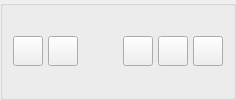
                   <widget class="QGroupBox" name="groupBox_file">
                    <property name="styleSheet">
                     <string notr="true">#groupBox_file{
border:none;
border-top:1px solid #bababa;
}
</string>
                    </property>
                    <property name="title">
                     <string/>
                    </property>
                    <layout class="QHBoxLayout" name="horizontalLayout_20">
                     <property name="spacing">
                      <number>5</number>
                     </property>
                     <property name="leftMargin">
                      <number>10</number>
                     </property>
                     <property name="topMargin">
                      <number>0</number>
                     </property>
                     <property name="rightMargin">
                      <number>10</number>
                     </property>
                     <property name="bottomMargin">
                      <number>0</number>
                     </property>
                     <item>
                      <widget class="QPushButton" name="newButton">
                       <property name="minimumSize">
                        <size>
                         <width>0</width>
                         <height>30</height>
                        </size>
                       </property>
                       <property name="maximumSize">
                        <size>
                         <width>30</width>
                         <height>16777215</height>
                        </size>
                       </property>
                       <property name="toolTip">
                        <string>新建</string>
                       </property>
                       <property name="text">
                        <string/>
                       </property>
                       <property name="icon">
                        <iconset resource="../UIqrc.qrc">
                         <normaloff>:/report/icon/new-folder (2).png</normaloff>:/report/icon/new-folder (2).png</iconset>
                       </property>
                       <property name="shortcut">
                        <string>Ctrl+N</string>
                       </property>
                      </widget>
                     </item>
                     <item>
                      <widget class="QPushButton" name="openButton">
                       <property name="minimumSize">
                        <size>
                         <width>0</width>
                         <height>30</height>
                        </size>
                       </property>
                       <property name="maximumSize">
                        <size>
                         <width>30</width>
                         <height>16777215</height>
                        </size>
                       </property>
                       <property name="toolTip">
                        <string>打开</string>
                       </property>
                       <property name="text">
                        <string/>
                       </property>
                       <property name="icon">
                        <iconset resource="../UIqrc.qrc">
                         <normaloff>:/report/icon/打开.png</normaloff>:/report/icon/打开.png</iconset>
                       </property>
                       <property name="shortcut">
                        <string>Ctrl+O</string>
                       </property>
                      </widget>
                     </item>
                     <item>
                      <spacer name="horizontalSpacer_12">
                       <property name="orientation">
                        <enum>Qt::Horizontal</enum>
                       </property>
                       <property name="sizeHint" stdset="0">
                        <size>
                         <width>40</width>
                         <height>20</height>
                        </size>
                       </property>
                      </spacer>
                     </item>
                     <item>
                      <widget class="QPushButton" name="cutButton">
                       <property name="minimumSize">
                        <size>
                         <width>0</width>
                         <height>30</height>
                        </size>
                       </property>
                       <property name="maximumSize">
                        <size>
                         <width>30</width>
                         <height>16777215</height>
                        </size>
                       </property>
                       <property name="toolTip">
                        <string>剪切</string>
                       </property>
                       <property name="text">
                        <string/>
                       </property>
                       <property name="icon">
                        <iconset resource="../UIqrc.qrc">
                         <normaloff>:/report/icon/cut (2).png</normaloff>:/report/icon/cut (2).png</iconset>
                       </property>
                       <property name="shortcut">
                        <string>Ctrl+X</string>
                       </property>
                      </widget>
                     </item>
                     <item>
                      <widget class="QPushButton" name="copyButton">
                       <property name="minimumSize">
                        <size>
                         <width>0</width>
                         <height>30</height>
                        </size>
                       </property>
                       <property name="maximumSize">
                        <size>
                         <width>30</width>
                         <height>16777215</height>
                        </size>
                       </property>
                       <property name="toolTip">
                        <string>复制</string>
                       </property>
                       <property name="text">
                        <string/>
                       </property>
                       <property name="icon">
                        <iconset resource="../UIqrc.qrc">
                         <normaloff>:/report/icon/copy (2).png</normaloff>:/report/icon/copy (2).png</iconset>
                       </property>
                       <property name="iconSize">
                        <size>
                         <width>18</width>
                         <height>18</height>
                        </size>
                       </property>
                       <property name="shortcut">
                        <string>Ctrl+C</string>
                       </property>
                      </widget>
                     </item>
                     <item>
                      <widget class="QPushButton" name="pasteButton">
                       <property name="minimumSize">
                        <size>
                         <width>0</width>
                         <height>30</height>
                        </size>
                       </property>
                       <property name="maximumSize">
                        <size>
                         <width>30</width>
                         <height>16777215</height>
                        </size>
                       </property>
                       <property name="toolTip">
                        <string>粘贴</string>
                       </property>
                       <property name="text">
                        <string/>
                       </property>
                       <property name="icon">
                        <iconset resource="../UIqrc.qrc">
                         <normaloff>:/report/icon/clipboard (2).png</normaloff>:/report/icon/clipboard (2).png</iconset>
                       </property>
                       <property name="shortcut">
                        <string>Ctrl+V</string>
                       </property>
                      </widget>
                     </item>
                    </layout>
                   </widget>
